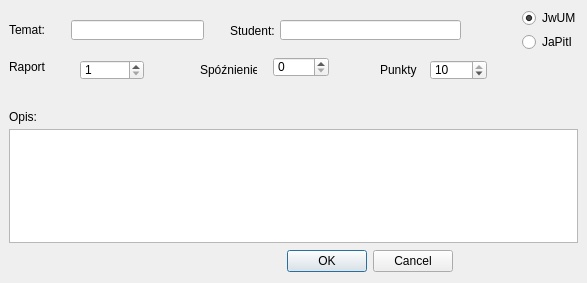
<ui version="4.0" >
 <class>Dialog</class>
 <widget class="QDialog" name="Dialog" >
  <property name="geometry" >
   <rect>
    <x>0</x>
    <y>0</y>
    <width>587</width>
    <height>283</height>
   </rect>
  </property>
  <property name="windowTitle" >
   <string>Dialog</string>
  </property>
  <widget class="QLabel" name="label" >
   <property name="geometry" >
    <rect>
     <x>9</x>
     <y>9</y>
     <width>56</width>
     <height>42</height>
    </rect>
   </property>
   <property name="text" >
    <string>Temat:</string>
   </property>
   <property name="buddy" >
    <cstring>temat</cstring>
   </property>
  </widget>
  <widget class="QLineEdit" name="temat" >
   <property name="geometry" >
    <rect>
     <x>71</x>
     <y>20</y>
     <width>133</width>
     <height>20</height>
    </rect>
   </property>
  </widget>
  <widget class="QLabel" name="label_4" >
   <property name="geometry" >
    <rect>
     <x>230</x>
     <y>10</y>
     <width>51</width>
     <height>42</height>
    </rect>
   </property>
   <property name="text" >
    <string>Student:</string>
   </property>
   <property name="buddy" >
    <cstring>student</cstring>
   </property>
  </widget>
  <widget class="QRadioButton" name="radioButton" >
   <property name="geometry" >
    <rect>
     <x>522</x>
     <y>9</y>
     <width>56</width>
     <height>18</height>
    </rect>
   </property>
   <property name="text" >
    <string>JwUM</string>
   </property>
   <property name="checked" >
    <bool>true</bool>
   </property>
  </widget>
  <widget class="QRadioButton" name="radioButton_2" >
   <property name="geometry" >
    <rect>
     <x>522</x>
     <y>33</y>
     <width>56</width>
     <height>18</height>
    </rect>
   </property>
   <property name="text" >
    <string>JaPitI</string>
   </property>
  </widget>
  <widget class="QLabel" name="label_2" >
   <property name="geometry" >
    <rect>
     <x>9</x>
     <y>57</y>
     <width>126</width>
     <height>20</height>
    </rect>
   </property>
   <property name="text" >
    <string>Raport</string>
   </property>
   <property name="buddy" >
    <cstring>raport</cstring>
   </property>
  </widget>
  <widget class="QLabel" name="label_3" >
   <property name="geometry" >
    <rect>
     <x>200</x>
     <y>60</y>
     <width>57</width>
     <height>20</height>
    </rect>
   </property>
   <property name="text" >
    <string>Spóźnienie:</string>
   </property>
   <property name="buddy" >
    <cstring>spozn</cstring>
   </property>
  </widget>
  <widget class="QSpinBox" name="spozn" >
   <property name="geometry" >
    <rect>
     <x>273</x>
     <y>57</y>
     <width>56</width>
     <height>20</height>
    </rect>
   </property>
   <property name="maximum" >
    <number>10</number>
   </property>
  </widget>
  <widget class="QLabel" name="label_6" >
   <property name="geometry" >
    <rect>
     <x>380</x>
     <y>60</y>
     <width>56</width>
     <height>20</height>
    </rect>
   </property>
   <property name="text" >
    <string>Punkty</string>
   </property>
   <property name="buddy" >
    <cstring>punkty</cstring>
   </property>
  </widget>
  <widget class="QSpinBox" name="punkty" >
   <property name="geometry" >
    <rect>
     <x>430</x>
     <y>60</y>
     <width>57</width>
     <height>20</height>
    </rect>
   </property>
   <property name="maximum" >
    <number>10</number>
   </property>
   <property name="value" >
    <number>10</number>
   </property>
  </widget>
  <widget class="QLabel" name="label_5" >
   <property name="geometry" >
    <rect>
     <x>9</x>
     <y>109</y>
     <width>56</width>
     <height>16</height>
    </rect>
   </property>
   <property name="text" >
    <string>Opis:</string>
   </property>
   <property name="buddy" >
    <cstring>ocena</cstring>
   </property>
  </widget>
  <widget class="QPlainTextEdit" name="ocena" >
   <property name="geometry" >
    <rect>
     <x>9</x>
     <y>129</y>
     <width>569</width>
     <height>114</height>
    </rect>
   </property>
  </widget>
  <widget class="QDialogButtonBox" name="buttonBox" >
   <property name="geometry" >
    <rect>
     <x>9</x>
     <y>249</y>
     <width>444</width>
     <height>25</height>
    </rect>
   </property>
   <property name="orientation" >
    <enum>Qt::Horizontal</enum>
   </property>
   <property name="standardButtons" >
    <set>QDialogButtonBox::Cancel|QDialogButtonBox::Ok</set>
   </property>
  </widget>
  <widget class="QLineEdit" name="student" >
   <property name="geometry" >
    <rect>
     <x>280</x>
     <y>20</y>
     <width>181</width>
     <height>20</height>
    </rect>
   </property>
  </widget>
  <widget class="QSpinBox" name="raport" >
   <property name="geometry" >
    <rect>
     <x>80</x>
     <y>60</y>
     <width>64</width>
     <height>20</height>
    </rect>
   </property>
   <property name="minimum" >
    <number>1</number>
   </property>
   <property name="maximum" >
    <number>6</number>
   </property>
  </widget>
  <zorder>buttonBox</zorder>
  <zorder>radioButton</zorder>
  <zorder>radioButton_2</zorder>
  <zorder>temat</zorder>
  <zorder>label</zorder>
  <zorder>label_2</zorder>
  <zorder>label_3</zorder>
  <zorder>spozn</zorder>
  <zorder>label_4</zorder>
  <zorder>label_5</zorder>
  <zorder>ocena</zorder>
  <zorder>punkty</zorder>
  <zorder>label_6</zorder>
  <zorder>student</zorder>
  <zorder>raport</zorder>
 </widget>
 <tabstops>
  <tabstop>temat</tabstop>
  <tabstop>student</tabstop>
  <tabstop>radioButton</tabstop>
  <tabstop>radioButton_2</tabstop>
  <tabstop>raport</tabstop>
  <tabstop>spozn</tabstop>
  <tabstop>punkty</tabstop>
  <tabstop>ocena</tabstop>
  <tabstop>buttonBox</tabstop>
 </tabstops>
 <resources/>
 <connections>
  <connection>
   <sender>buttonBox</sender>
   <signal>accepted()</signal>
   <receiver>Dialog</receiver>
   <slot>accept()</slot>
   <hints>
    <hint type="sourcelabel" >
     <x>248</x>
     <y>254</y>
    </hint>
    <hint type="destinationlabel" >
     <x>157</x>
     <y>274</y>
    </hint>
   </hints>
  </connection>
  <connection>
   <sender>buttonBox</sender>
   <signal>rejected()</signal>
   <receiver>Dialog</receiver>
   <slot>reject()</slot>
   <hints>
    <hint type="sourcelabel" >
     <x>316</x>
     <y>260</y>
    </hint>
    <hint type="destinationlabel" >
     <x>286</x>
     <y>274</y>
    </hint>
   </hints>
  </connection>
 </connections>
</ui>
